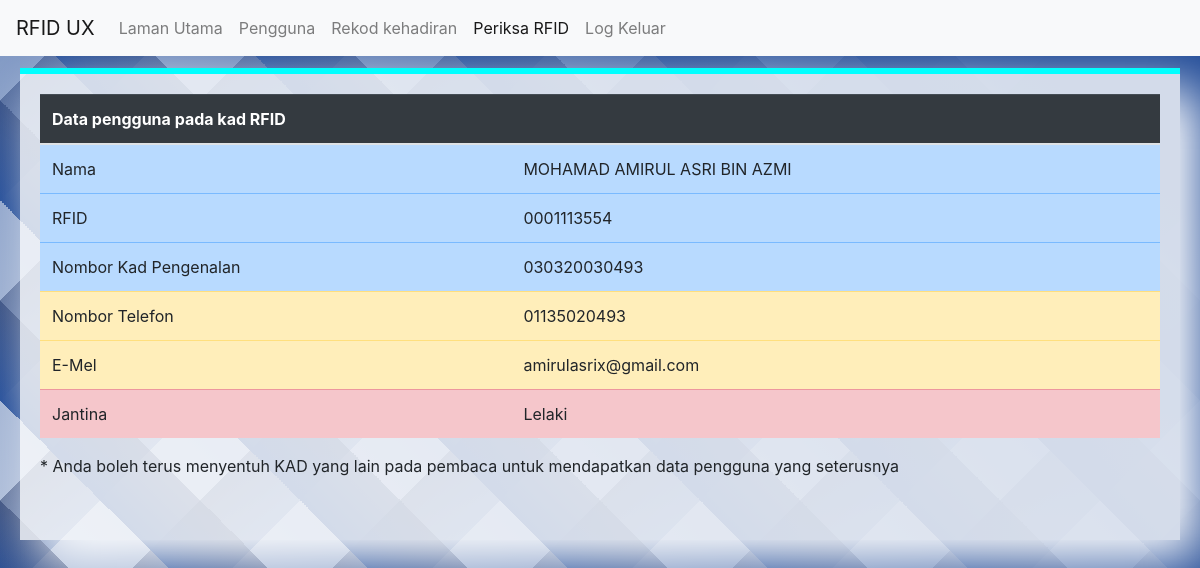
Screenshot of /admin/rfidcheckresult.php?rfid=0001113554 (signed in) with the database file from the repository.
### tables this page shows
CREATE TABLE `pengguna` (
  `kppengguna` varchar(12) NOT NULL,
  `rfid` varchar(30) NOT NULL,
  `nama` text NOT NULL,
  `notel` varchar(12) DEFAULT NULL,
  `emel` text DEFAULT NULL,
  `jantina` text NOT NULL
);

### conn.php (called while the page is built, shortened)
<?php
$namasistem = "RFID UX";

### admin/rfidcheckresult.php (the view, shortened to what this page needs)
<?php
include('../conn.php');
$rfid = "";
if (isset($_GET['rfid']) && !empty($_GET['rfid'])) {
    $rfid = $_GET['rfid'];
    $queryrfid = mysqli_query($conn, "SELECT * FROM pengguna WHERE rfid='$rfid'");
    if (mysqli_num_rows($queryrfid) == 0) {
        echo '<script>alert("Kad RFID yang disentuh atau ID yang dimasukkan tiada dalam data."); window.location="rfid?checkrfid=1";</script>';
    } else {
        $getdatarfid = mysqli_fetch_assoc($queryrfid);
        $nama = $getdatarfid['nama'];
        $kppengguna = $getdatarfid['kppengguna'];
        $notel = $getdatarfid['notel'];
        $emel = $getdatarfid['emel'];
        $jantina = $getdatarfid['jantina'];
    }
} else {
    echo '<script>alert("Berlaku masalah pada mendapatkan ID kad. Cuba semula."); window.location="rfid?checkrfid=1";</script>';
}
?>
<!DOCTYPE html>
<html lang="en">
<head>
    <link rel="stylesheet" href="../style/bootstrap.css">
    <link rel="stylesheet" href="../style/interface.css">
</head>
<body>
    <nav class="navbar sticky-top navbar-expand-lg <?php if ($jenismod == 'on') {
                                                        echo 'navbar-dark bg-dark';
                                                    } else {
                                                        echo 'navbar-light bg-light';
                                                    } ?>">
        <a class="navbar-brand" href="#"><?php echo $namasistem; ?></a>
        <div class="collapse navbar-collapse" id="navbarSupportedContent">
            <ul class="navbar-nav mr-auto">
                <li class="nav-item">
                    <a class="nav-link" href="index">Laman Utama</a>
                </li>
                <li class="nav-item">
                    <a class="nav-link" href="pengguna">Pengguna</a>
                </li>
                <li class="nav-item">
                    <a class="nav-link" href="kehadirankeseluruhan">Rekod kehadiran</a>
                </li>
                <li class="nav-item active">
                    <a class="nav-link" href="rfid?checkrfid=1">Periksa RFID</a>
                </li>
                <li class="nav-item">
                    <a class="nav-link" href="logkeluar" onclick="return confirm('Adakah anda pasti ingin mengelog keluar?')">Log Keluar</a>
                </li>
            </ul>
        </div>
    </nav>
    <br><br>
    <div class="rfidcontainer">
        <div class="rfidcontainer2">
            <div class="rfidinterface">
                <table class="table">
                    <thead class="table-dark">
                        <tr>
                            <th colspan="2">Data pengguna pada kad RFID</th>
                        </tr>
                    </thead>
                    <tbody>
                        <tr class="table-primary">
                            <td>Nama</td>
                            <td><?php echo $nama; ?></td>
                        </tr>
                        <tr class="table-primary">
                            <td>RFID</td>
                            <td><?php echo $rfid ?></td>
                        </tr>
                        <tr class="table-primary">
                            <td>Nombor Kad Pengenalan</td>
                            <td><?php echo $kppengguna ?></td>
                        </tr>
                        <tr class="table-warning">
                            <td>Nombor Telefon</td>
                            <td><?php if (empty($notel)) {
                                    echo "Tiada";
                                } else {
                                    echo $notel;
                                } ?></td>
                        </tr>
                        <tr class="table-warning">
                            <td>E-Mel</td>
                            <td><?php if (empty($emel)) {
                                    echo "Tiada";
                                } else {
                                    echo $emel;
                                } ?></td>
                        </tr>
                        <tr class="table-danger">
                            <td>Jantina</td>
                            <td><?php echo $jantina ?></td>
                        </tr>
                    </tbody>
                </table>
                <p>* Anda boleh terus menyentuh KAD yang lain pada pembaca untuk mendapatkan data pengguna yang seterusnya</p>
                <form action="rfidcheckresult" method="get">
                    <input type="text" name="rfid" id="rfid" style="background: none; border:none; outline:none;">
                </form>
            </div>
        </div>
    </div>
</body>

### style/interface.css (style rules this page uses)
body { justify-content: center; align-items: center; flex-direction: column; height: 100vh; background: linear-gradient(-135deg, rgb(34, 76, 152) 10%, transparent), repeating-linear-gradient(45deg, rgba(34, 76, 152, 1) 0%, rgba(31, 48, 94, 0.6) 5%, transparent 5%, transparent 10%), repeating-linear-gradient(-45deg, rgba(34, 76, 152, 0.4) 0%, rgba(31, 48, 94, 0.5) 5%, transparent 5%, transparent 10%); background-color: rgba(34, 76, 152, 0.25); }
.rfidcontainer { position: absolute; width: 100%; padding-left: 20px; padding-right: 20px; margin-top: 20px; }
.rfidcontainer2 { border-top: 6px solid rgb(0, 255, 255); display: flex; margin: 0 auto; background: rgba(255, 255, 255, 0.8); padding: 20px; box-shadow: 20px 20px 50px rgb(255, 255, 255); }
.rfidinterface { width: 100%; line-height: 1.5; }

### rows the page displays
pengguna: nama "MOHAMAD AMIRUL ASRI BIN AZMI", kppengguna "030320030493", notel "01135020493", emel "amirulasrix@gmail.com", jantina "Lelaki"

### other values shown
$namasistem "RFID UX"
$rfid "0001113554"
